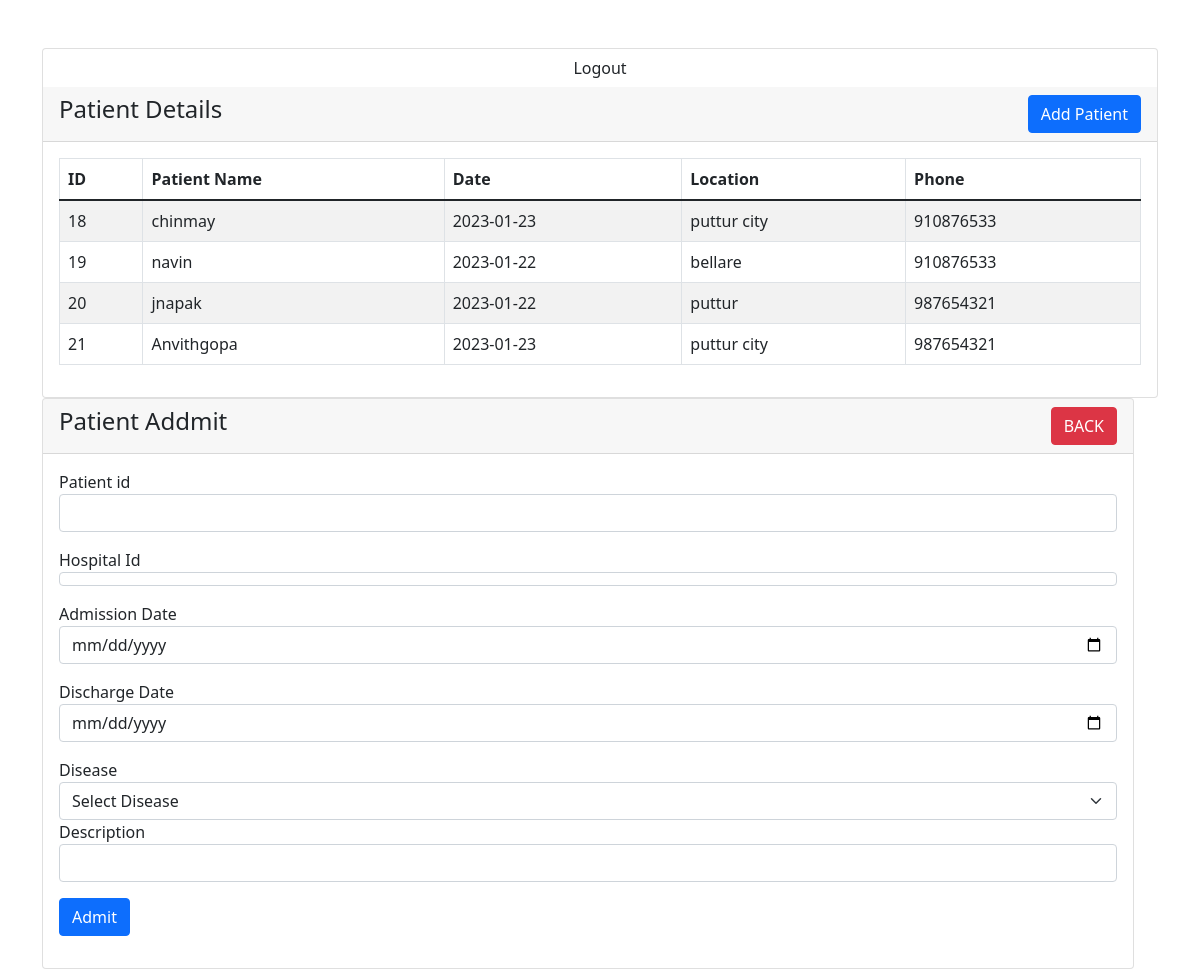
The app's page /hospadd.php with its own data.
### tables this page shows
CREATE TABLE `patient` (
  `patientid` int(10) UNSIGNED NOT NULL,
  `userid` int(11) NOT NULL,
  `name` varchar(100) NOT NULL,
  `date` date NOT NULL,
  `location` varchar(100) NOT NULL,
  `phone` varchar(10) NOT NULL
);

### hospadd.php (the view, shortened to what this page needs)
<?php
include("connect.php");
?>
<!doctype html>
<html lang="en">
  <head>
    <link href="https://cdn.jsdelivr.net/npm/bootstrap@5.1.3/dist/css/bootstrap.min.css" rel="stylesheet">
</head>
<body>
    <div class="container mt-5">
        <div class="row">
        <div class="col-md-12">
            <div class="card">
            <a href = "logout.php" class = "btn float-end">Logout</a>
                <div class="card-header">
                    <h4>Patient Details
                        <a href="usercreate.php" class="btn btn-primary float-end">Add Patient</a>
                    </h4>
                </div>
                <div class="card-body">
                    <table class="table table-bordered table-striped">
                        <thead>
                            <tr>
                                <th>ID</th>
                                <th>Patient Name</th>
                                <th>Date</th>
                                <th>Location</th>
                                <th>Phone</th>
                            </tr>
                        </thead>
                        <tbody>
                            <?php
                                $query4 = "SELECT * FROM patient";
                                $query_run = mysqli_query($conn,$query4);
                                if(mysqli_num_rows($query_run) > 0)
                                {
                                foreach ($query_run as $patient) {
                                        ?>
                                        <tr>
                                            <td><?= $patient['patientid']; ?></td>
                                            <td><?= $patient['name']; ?></td>
                                            <td><?= $patient['date']; ?></td>
                                            <td><?= $patient['location']; ?></td>
                                            <td><?= $patient['phone']; ?></td>
                                        </tr>
                                        <?php
                                    }
                                }
                                else
                                {
                                    echo "<h5> No Record Found </h5>";
                                }
                            ?>
                        </tbody>
                    </table>
                </div>
            </div>
        </div>
        <div class="row">
            <div class="col-md-12">
                <div class="card">
                    <div class="card-header">
                        <h4>Patient Addmit
                            <a href="hospacc.php" class="btn btn-danger float-end">BACK</a>
                        </h4>
                    </div>
                    <div class="card-body">
                        <form action="code.php" method="POST">
                           <div class="mb-3">
                                <label>Patient id</label>
                                <input type="text" name="patientid" class="form-control">
                            </div>
                            <div class="mb-3">
                                        <label>Hospital Id</label>
                                        <p class="form-control">
                                        </p>
                                    </div>
                            <div class="mb-3">
                                <label>Admission Date</label>
                                <input type="date" name="dateadd" class="form-control">
                            </div>
                            <div class="mb-3">
                                <label>Discharge Date</label>
                                <input type="date" name="datediss" class="form-control">
                            </div>
                            <div>
                            <label>Disease</label>
                            <select class='form-select' aria-label='Default select example'name='diseaseid'>
                            <option>Select Disease</option>
                            </select>
                            </div>
                            <div class="mb-3">
                                <label>Description</label>
                                <input type="text" name="description" class="form-control">
                            </div>
                            <div class="mb-3">
                                <button type="submit" name="admit_patient" class="btn btn-primary">Admit</button>
                            </div>
                        </form>
                    </div>
                </div>
            </div>
        </div>
    </div>
</body>
</html>

### records on screen
patient: patientid "18", name "chinmay", date "2023-01-23", location "puttur city", phone "910876533"
patient: patientid "19", name "navin", date "2023-01-22", location "bellare", phone "910876533"
patient: patientid "20", name "jnapak", date "2023-01-22", location "puttur", phone "987654321"
patient: patientid "21", name "Anvithgopa", date "2023-01-23", location "puttur city", phone "987654321"
